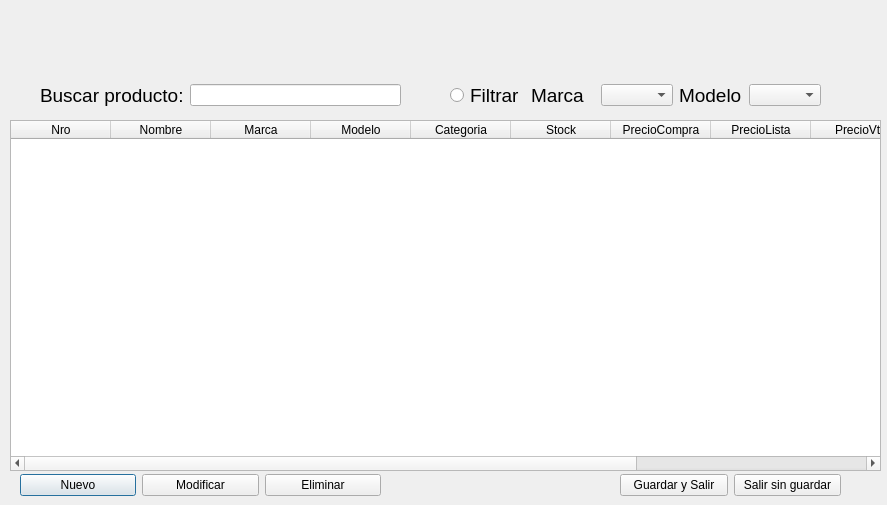
<?xml version="1.0" encoding="UTF-8"?>
<ui version="4.0">
 <class>GuiProducto</class>
 <widget class="QDialog" name="GuiProducto">
  <property name="geometry">
   <rect>
    <x>0</x>
    <y>0</y>
    <width>887</width>
    <height>505</height>
   </rect>
  </property>
  <property name="windowTitle">
   <string>Dialog</string>
  </property>
  <widget class="QTableWidget" name="tableWidget">
   <property name="geometry">
    <rect>
     <x>10</x>
     <y>120</y>
     <width>871</width>
     <height>351</height>
    </rect>
   </property>
   <column>
    <property name="text">
     <string>Nro</string>
    </property>
   </column>
   <column>
    <property name="text">
     <string>Nombre</string>
    </property>
   </column>
   <column>
    <property name="text">
     <string>Marca</string>
    </property>
   </column>
   <column>
    <property name="text">
     <string>Modelo</string>
    </property>
   </column>
   <column>
    <property name="text">
     <string>Categoria</string>
    </property>
   </column>
   <column>
    <property name="text">
     <string>Stock</string>
    </property>
   </column>
   <column>
    <property name="text">
     <string>PrecioCompra</string>
    </property>
   </column>
   <column>
    <property name="text">
     <string>PrecioLista</string>
    </property>
   </column>
   <column>
    <property name="text">
     <string>PrecioVta</string>
    </property>
   </column>
   <column>
    <property name="text">
     <string>Desc</string>
    </property>
   </column>
   <column>
    <property name="text">
     <string>Porc.Sumado</string>
    </property>
   </column>
  </widget>
  <widget class="QWidget" name="layoutWidget">
   <property name="geometry">
    <rect>
     <x>20</x>
     <y>460</y>
     <width>361</width>
     <height>51</height>
    </rect>
   </property>
   <layout class="QHBoxLayout" name="horizontalLayout_3">
    <item>
     <widget class="QPushButton" name="nuevo">
      <property name="text">
       <string>Nuevo</string>
      </property>
     </widget>
    </item>
    <item>
     <widget class="QPushButton" name="modificar">
      <property name="text">
       <string>Modificar</string>
      </property>
     </widget>
    </item>
    <item>
     <widget class="QPushButton" name="eliminar">
      <property name="text">
       <string>Eliminar</string>
      </property>
     </widget>
    </item>
   </layout>
  </widget>
  <widget class="QWidget" name="layoutWidget">
   <property name="geometry">
    <rect>
     <x>620</x>
     <y>470</y>
     <width>221</width>
     <height>31</height>
    </rect>
   </property>
   <layout class="QHBoxLayout" name="horizontalLayout_4">
    <item>
     <widget class="QPushButton" name="pushButton">
      <property name="text">
       <string>Guardar y Salir</string>
      </property>
     </widget>
    </item>
    <item>
     <widget class="QPushButton" name="pushButton_2">
      <property name="text">
       <string>Salir sin guardar</string>
      </property>
     </widget>
    </item>
   </layout>
  </widget>
  <widget class="QWidget" name="layoutWidget">
   <property name="geometry">
    <rect>
     <x>40</x>
     <y>70</y>
     <width>361</width>
     <height>51</height>
    </rect>
   </property>
   <layout class="QHBoxLayout" name="horizontalLayout">
    <item>
     <widget class="QLabel" name="label_4">
      <property name="font">
       <font>
        <pointsize>14</pointsize>
        <weight>50</weight>
        <bold>false</bold>
       </font>
      </property>
      <property name="text">
       <string>Buscar producto:</string>
      </property>
     </widget>
    </item>
    <item>
     <widget class="QLineEdit" name="busqueda"/>
    </item>
   </layout>
  </widget>
  <widget class="QWidget" name="horizontalLayoutWidget">
   <property name="geometry">
    <rect>
     <x>450</x>
     <y>70</y>
     <width>371</width>
     <height>51</height>
    </rect>
   </property>
   <layout class="QHBoxLayout" name="horizontalLayout_2">
    <item>
     <widget class="QRadioButton" name="filtrar">
      <property name="font">
       <font>
        <pointsize>14</pointsize>
       </font>
      </property>
      <property name="text">
       <string>Filtrar</string>
      </property>
     </widget>
    </item>
    <item>
     <widget class="QLabel" name="label">
      <property name="font">
       <font>
        <pointsize>14</pointsize>
       </font>
      </property>
      <property name="text">
       <string>Marca</string>
      </property>
     </widget>
    </item>
    <item>
     <widget class="QComboBox" name="comboMarca">
      <property name="toolTip">
       <string>&lt;html&gt;&lt;head/&gt;&lt;body&gt;&lt;p&gt;Marca&lt;/p&gt;&lt;/body&gt;&lt;/html&gt;</string>
      </property>
     </widget>
    </item>
    <item>
     <widget class="QLabel" name="label_2">
      <property name="font">
       <font>
        <pointsize>14</pointsize>
       </font>
      </property>
      <property name="text">
       <string>Modelo</string>
      </property>
     </widget>
    </item>
    <item>
     <widget class="QComboBox" name="comboModelo">
      <property name="toolTip">
       <string>&lt;html&gt;&lt;head/&gt;&lt;body&gt;&lt;p&gt;Modelo&lt;/p&gt;&lt;/body&gt;&lt;/html&gt;</string>
      </property>
     </widget>
    </item>
   </layout>
  </widget>
 </widget>
 <resources/>
 <connections/>
</ui>
